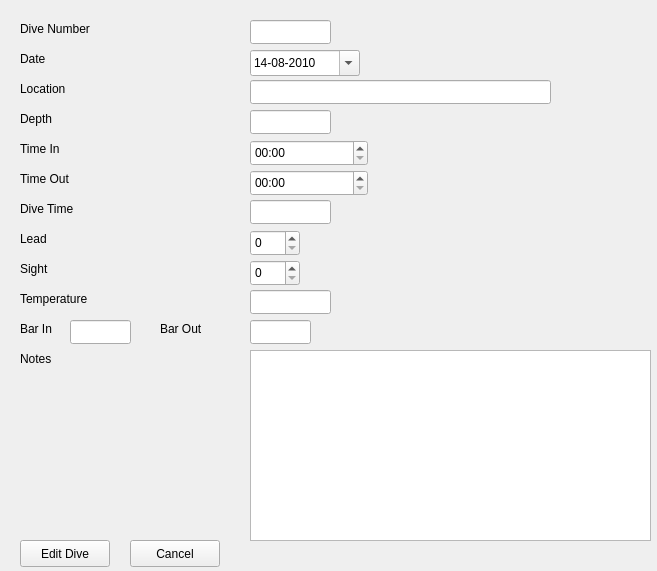
<?xml version="1.0" encoding="UTF-8"?>
<ui version="4.0">
 <class>EditDive</class>
 <widget class="QWidget" name="EditDive">
  <property name="geometry">
   <rect>
    <x>0</x>
    <y>0</y>
    <width>657</width>
    <height>571</height>
   </rect>
  </property>
  <property name="minimumSize">
   <size>
    <width>657</width>
    <height>571</height>
   </size>
  </property>
  <property name="maximumSize">
   <size>
    <width>657</width>
    <height>571</height>
   </size>
  </property>
  <property name="sizeIncrement">
   <size>
    <width>657</width>
    <height>571</height>
   </size>
  </property>
  <property name="baseSize">
   <size>
    <width>657</width>
    <height>571</height>
   </size>
  </property>
  <property name="windowTitle">
   <string>Edit Dive</string>
  </property>
  <widget class="QLabel" name="LNumber">
   <property name="geometry">
    <rect>
     <x>20</x>
     <y>20</y>
     <width>171</width>
     <height>18</height>
    </rect>
   </property>
   <property name="text">
    <string>Dive Number</string>
   </property>
  </widget>
  <widget class="QLineEdit" name="INumber">
   <property name="geometry">
    <rect>
     <x>250</x>
     <y>20</y>
     <width>81</width>
     <height>24</height>
    </rect>
   </property>
   <property name="text">
    <string/>
   </property>
  </widget>
  <widget class="QLineEdit" name="IDepth">
   <property name="geometry">
    <rect>
     <x>250</x>
     <y>110</y>
     <width>81</width>
     <height>24</height>
    </rect>
   </property>
  </widget>
  <widget class="QLineEdit" name="ITemperature">
   <property name="geometry">
    <rect>
     <x>250</x>
     <y>290</y>
     <width>81</width>
     <height>24</height>
    </rect>
   </property>
  </widget>
  <widget class="QTextEdit" name="INotes">
   <property name="geometry">
    <rect>
     <x>250</x>
     <y>350</y>
     <width>401</width>
     <height>191</height>
    </rect>
   </property>
  </widget>
  <widget class="QLabel" name="LTime">
   <property name="geometry">
    <rect>
     <x>20</x>
     <y>200</y>
     <width>171</width>
     <height>18</height>
    </rect>
   </property>
   <property name="text">
    <string>Dive Time</string>
   </property>
  </widget>
  <widget class="QDateEdit" name="IDate">
   <property name="geometry">
    <rect>
     <x>250</x>
     <y>50</y>
     <width>110</width>
     <height>26</height>
    </rect>
   </property>
   <property name="dateTime">
    <datetime>
     <hour>0</hour>
     <minute>0</minute>
     <second>0</second>
     <year>2010</year>
     <month>8</month>
     <day>14</day>
    </datetime>
   </property>
   <property name="displayFormat">
    <string>dd-MM-yyyy</string>
   </property>
   <property name="calendarPopup">
    <bool>true</bool>
   </property>
   <property name="currentSectionIndex">
    <number>0</number>
   </property>
   <property name="timeSpec">
    <enum>Qt::LocalTime</enum>
   </property>
   <property name="date">
    <date>
     <year>2010</year>
     <month>8</month>
     <day>14</day>
    </date>
   </property>
  </widget>
  <widget class="QLabel" name="LTemperature">
   <property name="geometry">
    <rect>
     <x>20</x>
     <y>290</y>
     <width>171</width>
     <height>18</height>
    </rect>
   </property>
   <property name="text">
    <string>Temperature</string>
   </property>
  </widget>
  <widget class="QPushButton" name="Edit">
   <property name="geometry">
    <rect>
     <x>20</x>
     <y>540</y>
     <width>90</width>
     <height>27</height>
    </rect>
   </property>
   <property name="text">
    <string>Edit Dive</string>
   </property>
  </widget>
  <widget class="QTimeEdit" name="ITimeIn">
   <property name="geometry">
    <rect>
     <x>250</x>
     <y>140</y>
     <width>118</width>
     <height>26</height>
    </rect>
   </property>
   <property name="displayFormat">
    <string>hh:mm</string>
   </property>
   <property name="calendarPopup">
    <bool>true</bool>
   </property>
  </widget>
  <widget class="QLabel" name="LDate">
   <property name="geometry">
    <rect>
     <x>20</x>
     <y>50</y>
     <width>171</width>
     <height>18</height>
    </rect>
   </property>
   <property name="text">
    <string>Date</string>
   </property>
  </widget>
  <widget class="QLineEdit" name="ITime">
   <property name="geometry">
    <rect>
     <x>250</x>
     <y>200</y>
     <width>81</width>
     <height>24</height>
    </rect>
   </property>
  </widget>
  <widget class="QLabel" name="LLead">
   <property name="geometry">
    <rect>
     <x>20</x>
     <y>230</y>
     <width>171</width>
     <height>18</height>
    </rect>
   </property>
   <property name="text">
    <string>Lead</string>
   </property>
  </widget>
  <widget class="QLabel" name="LTimeOut">
   <property name="geometry">
    <rect>
     <x>20</x>
     <y>170</y>
     <width>171</width>
     <height>18</height>
    </rect>
   </property>
   <property name="text">
    <string>Time Out</string>
   </property>
  </widget>
  <widget class="QPushButton" name="Cancel">
   <property name="geometry">
    <rect>
     <x>130</x>
     <y>540</y>
     <width>90</width>
     <height>27</height>
    </rect>
   </property>
   <property name="text">
    <string>Cancel</string>
   </property>
  </widget>
  <widget class="QLabel" name="LNotes">
   <property name="geometry">
    <rect>
     <x>20</x>
     <y>350</y>
     <width>171</width>
     <height>18</height>
    </rect>
   </property>
   <property name="text">
    <string>Notes</string>
   </property>
  </widget>
  <widget class="QLabel" name="LDepth">
   <property name="geometry">
    <rect>
     <x>20</x>
     <y>110</y>
     <width>171</width>
     <height>18</height>
    </rect>
   </property>
   <property name="text">
    <string>Depth</string>
   </property>
  </widget>
  <widget class="QLabel" name="LTimeIn">
   <property name="geometry">
    <rect>
     <x>20</x>
     <y>140</y>
     <width>171</width>
     <height>18</height>
    </rect>
   </property>
   <property name="text">
    <string>Time In</string>
   </property>
  </widget>
  <widget class="QLineEdit" name="ILocation">
   <property name="geometry">
    <rect>
     <x>250</x>
     <y>80</y>
     <width>301</width>
     <height>24</height>
    </rect>
   </property>
  </widget>
  <widget class="QSpinBox" name="ISight">
   <property name="geometry">
    <rect>
     <x>250</x>
     <y>260</y>
     <width>50</width>
     <height>26</height>
    </rect>
   </property>
  </widget>
  <widget class="QSpinBox" name="ILead">
   <property name="geometry">
    <rect>
     <x>250</x>
     <y>230</y>
     <width>50</width>
     <height>26</height>
    </rect>
   </property>
  </widget>
  <widget class="QLabel" name="LLocation">
   <property name="geometry">
    <rect>
     <x>20</x>
     <y>80</y>
     <width>171</width>
     <height>18</height>
    </rect>
   </property>
   <property name="text">
    <string>Location</string>
   </property>
  </widget>
  <widget class="QTimeEdit" name="ITimeOut">
   <property name="geometry">
    <rect>
     <x>250</x>
     <y>170</y>
     <width>118</width>
     <height>26</height>
    </rect>
   </property>
   <property name="displayFormat">
    <string>hh:mm</string>
   </property>
   <property name="calendarPopup">
    <bool>true</bool>
   </property>
  </widget>
  <widget class="QLabel" name="LSight">
   <property name="geometry">
    <rect>
     <x>20</x>
     <y>260</y>
     <width>171</width>
     <height>18</height>
    </rect>
   </property>
   <property name="text">
    <string>Sight</string>
   </property>
  </widget>
  <widget class="QLabel" name="LBarIn">
   <property name="geometry">
    <rect>
     <x>20</x>
     <y>320</y>
     <width>62</width>
     <height>18</height>
    </rect>
   </property>
   <property name="text">
    <string>Bar In</string>
   </property>
  </widget>
  <widget class="QLineEdit" name="IBarIn">
   <property name="geometry">
    <rect>
     <x>70</x>
     <y>320</y>
     <width>61</width>
     <height>24</height>
    </rect>
   </property>
  </widget>
  <widget class="QLabel" name="label">
   <property name="geometry">
    <rect>
     <x>160</x>
     <y>320</y>
     <width>62</width>
     <height>18</height>
    </rect>
   </property>
   <property name="text">
    <string>Bar Out</string>
   </property>
  </widget>
  <widget class="QLineEdit" name="IBarOut">
   <property name="geometry">
    <rect>
     <x>250</x>
     <y>320</y>
     <width>61</width>
     <height>24</height>
    </rect>
   </property>
  </widget>
 </widget>
 <tabstops>
  <tabstop>INumber</tabstop>
  <tabstop>IDate</tabstop>
  <tabstop>ILocation</tabstop>
  <tabstop>IDepth</tabstop>
  <tabstop>ITimeIn</tabstop>
  <tabstop>ITimeOut</tabstop>
  <tabstop>ITime</tabstop>
  <tabstop>ILead</tabstop>
  <tabstop>ISight</tabstop>
  <tabstop>ITemperature</tabstop>
  <tabstop>IBarIn</tabstop>
  <tabstop>IBarOut</tabstop>
  <tabstop>INotes</tabstop>
  <tabstop>Edit</tabstop>
  <tabstop>Cancel</tabstop>
 </tabstops>
 <resources/>
 <connections/>
</ui>
